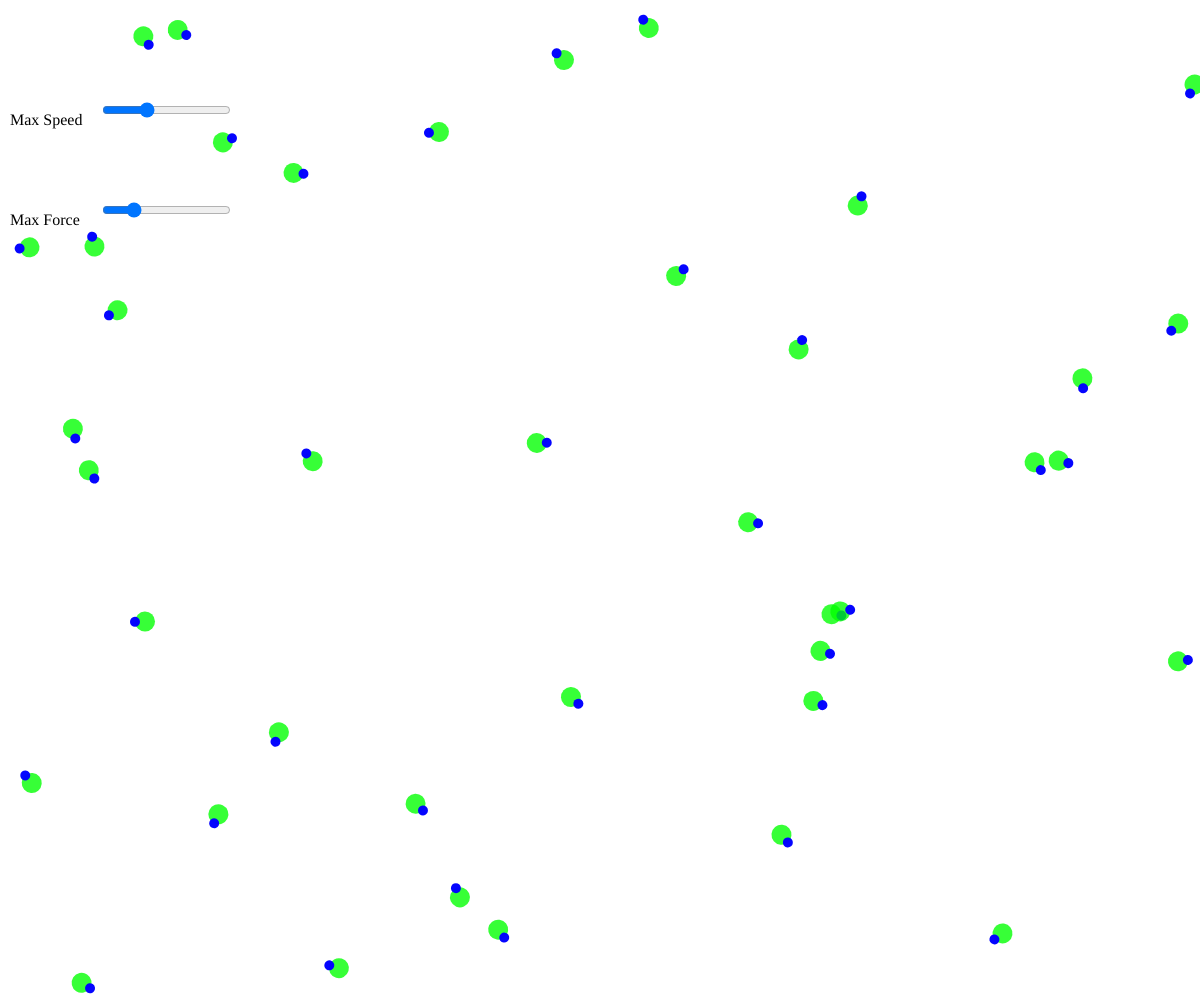
Frame 1 (no input)
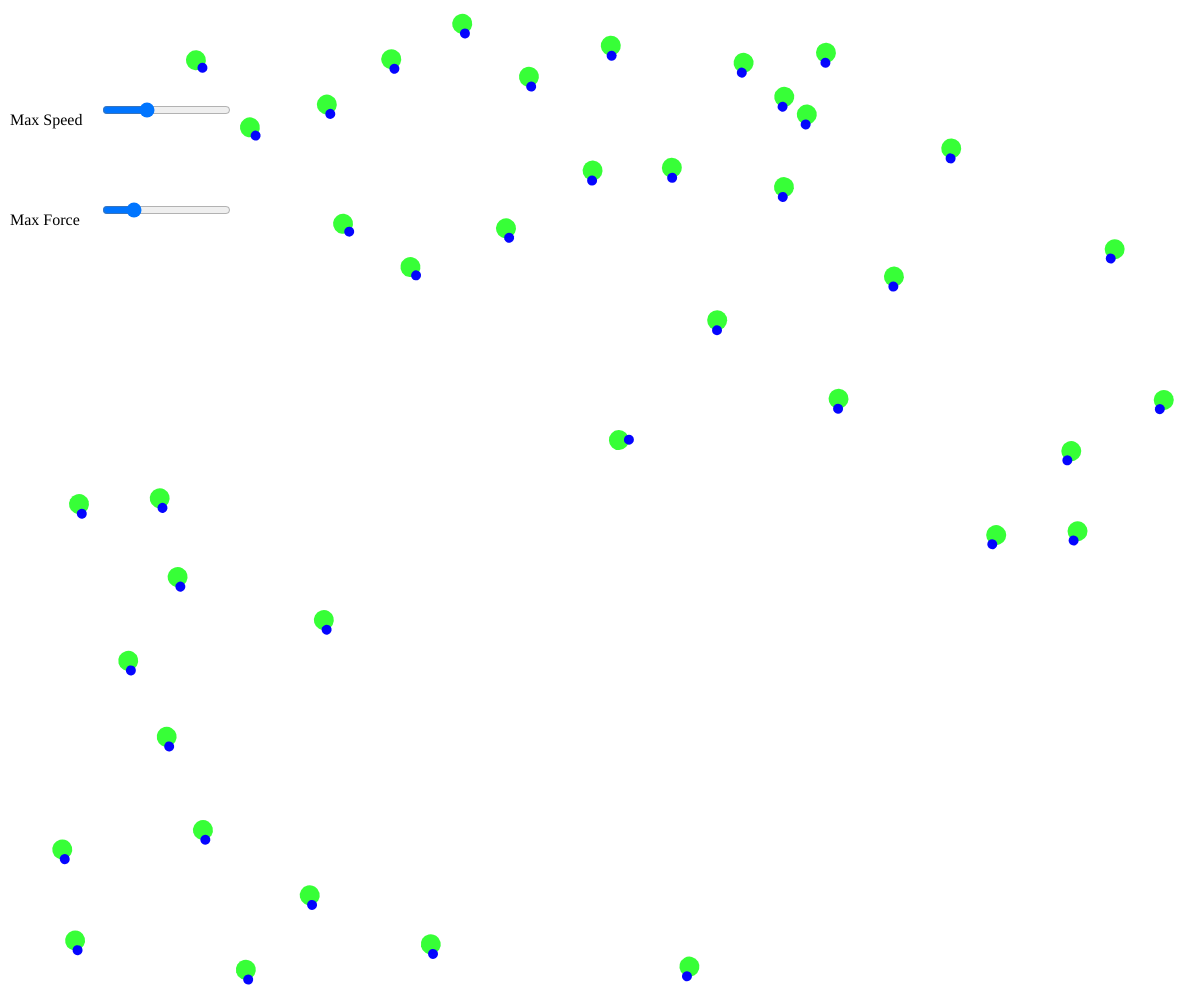
Frame 60 (no input)
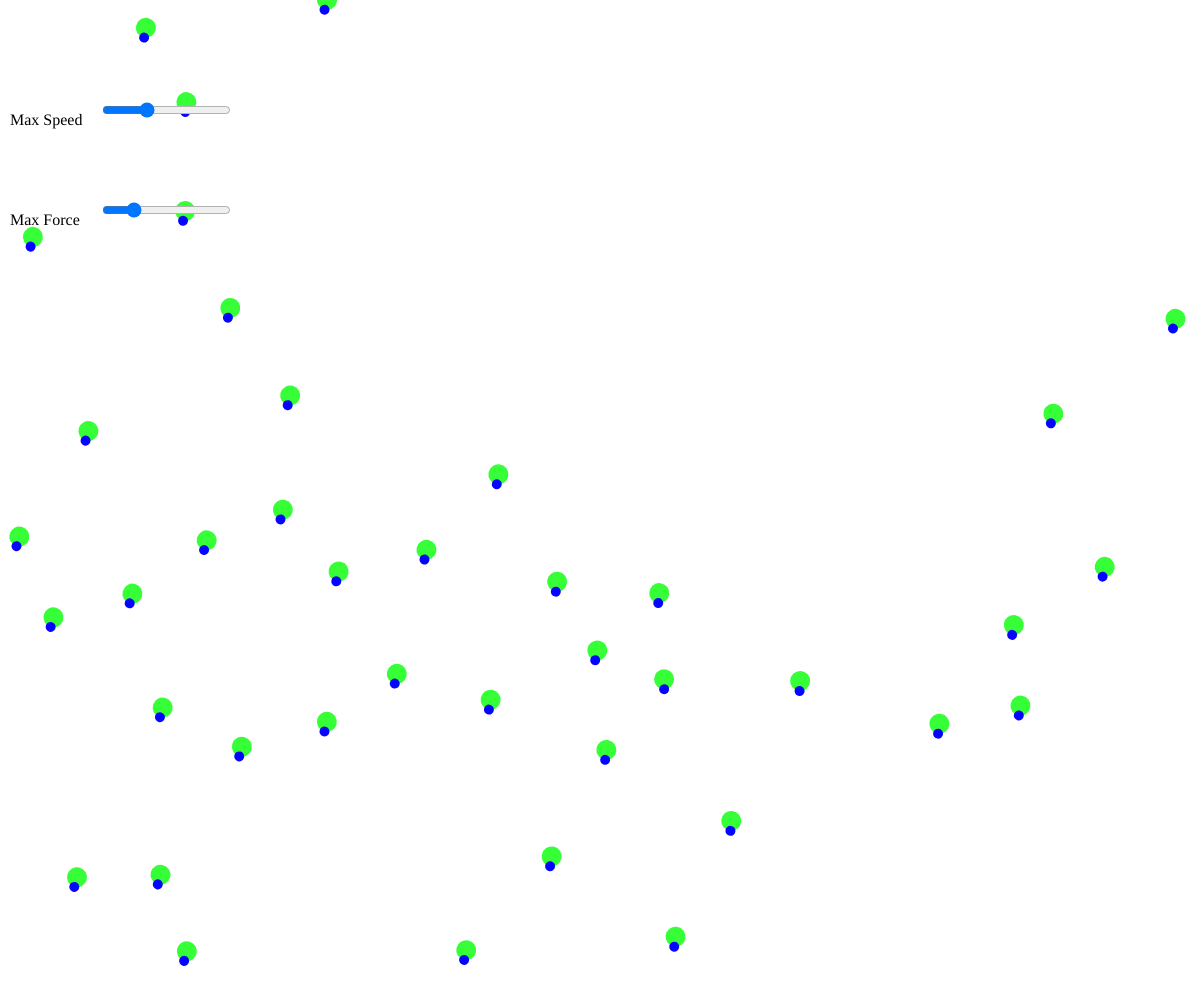
Frame 120 (the mouse pressed at the canvas centre since frame 60)

The p5.js sketch that drew these frames (run headless with seeded random() and noise() and a simulated clock; from frame 60 on, the mouse is pressed at the canvas centre):

// p5.js sketch
// ── sketch.js
class Vehicle{
  constructor(pos){
    this.pos = pos.copy();
    this.vel = p5.Vector.random2D().mult(random(1,5));
    this.acc = createVector(0,0);

    this.angle = 0;

    this.size = 20;

    this.maxSpeed = carMaxSpeedSlider.value();
    this.maxForce = carMaxForceSlider.value();
  }

  resetPosition(){
    this.pos = createVector(random(0,width),random(0,height));
  }

  getVel(){
    return this.vel.copy();
  }

  getPosition(){
    return this.pos.copy();
  }

  applyForce(force){
    if(force)this.acc.add(force);
  }

  applyCluster(cars){
    let sepForce = this.separate(cars);
    this.applyForce(sepForce);

    let alignmentForce = this.alignment(cars);
    this.applyForce(alignmentForce);
  }

  //对齐
  alignment(cars){
    let total = createVector();
    let count = 0;
    let distCondition = this.size * 8;//只和这个距离内的car有对齐关系
    for(let i = 0;i < cars.length;i ++){
      let car = cars[i];
      let dir = car.getVel();
      let distDir = p5.Vector.sub(this.getPosition(),car.getPosition());
      if(distDir.mag() < distCondition){
        total.add(dir);
        count ++;
      }
    }
    if(count <= 0)  return;

    let avg = total.div(count);
    //所需速度
    let need = p5.Vector.sub(avg,this.vel);
    //限制到最大速度
    need = need.copy().normalize().mult(constrain(need.mag(),0,this.maxSpeed));
    return need;
  }

  //分离
  separate(cars){
    let distCondition = this.size * 4;//只和这个距离内的car有分离关系
    let total = createVector();
    for(let i = 0;i < cars.length;i ++){
      let car = cars[i];
      let dir = p5.Vector.sub(this.getPosition(),car.getPosition());
      if(dir.mag() <= distCondition){
        //距离越大，所需的分离程度越小
        total.add(dir).div(dir.mag());
      }
    }

    //限制到最大速度
    total = total.copy().normalize().mult(constrain(total.mag(),0,this.maxSpeed));
    return total;
  }

  //寻找目标
  seek(targetPos){
    if(!targetPos)  return;
    let desiredVel = p5.Vector.sub(targetPos,this.pos);

    let steeringForce = p5.Vector.sub(desiredVel,this.vel);
    steeringForce = steeringForce.copy().normalize().mult(constrain(steeringForce.mag(),0,this.maxForce));

    this.applyForce(steeringForce);
  }

  update(){
    this.seek();
    //标准的欧拉积分
    this.vel.add(this.acc);
    this.vel = this.vel.copy().normalize().mult(constrain(this.vel.mag(),0,this.maxSpeed));
    this.pos.add(this.vel);
    this.acc.mult(0);

    this.angle = this.vel.heading();

    this.checkEdge();
  }

  checkEdge(){
    if(this.pos.x > width)  this.pos.x = 0;
    if(this.pos.x < 0)  this.pos.x = width;
    if(this.pos.y > height)  this.pos.y = 0;
    if(this.pos.y < 0)  this.pos.y = height;
  }

  display(){
    push();
      translate(this.pos.x,this.pos.y);
      rotate(this.angle);

      noStroke();
      fill(0,255,0,200);
      circle(0,0,this.size);

      noStroke();
      fill(0,0,255,250);
      circle(this.size/2,0,this.size/2);
    pop();
  }
}

let carCount = 40;
let cars = [];

let carMaxSpeedSlider = null;
let carMaxForceSlider = null;

function setup() {
  createCanvas(windowWidth, windowHeight);

  let maxSpeedText = createP('Max Speed');
  maxSpeedText.position(10,100-5);
  carMaxSpeedSlider = createSlider(0.1,30,10,0.1);
  carMaxSpeedSlider.position(100,100);

  let maxForceText = createP('Max Force');
  maxForceText.position(10,200-5);
  carMaxForceSlider = createSlider(0.05,1,0.2,0.1);
  carMaxForceSlider.position(100,200);


  for(let i = 0;i < carCount;i ++){
    let car = new Vehicle(createVector(random(0,width),random(0,height)));
    cars.push(car);
  }
}

function draw() {
  background(255);

  for(let i = 0;i < cars.length;i ++){
    let car = cars[i];

    car.maxSpeed = carMaxSpeedSlider.value();
    car.maxForce = carMaxForceSlider.value();

    car.applyCluster(cars);

    car.update();
    car.display();
  }
}

function mouseDragged(){
  let car = new Vehicle(createVector(mouseX,mouseY));
  cars.push(car);
}
